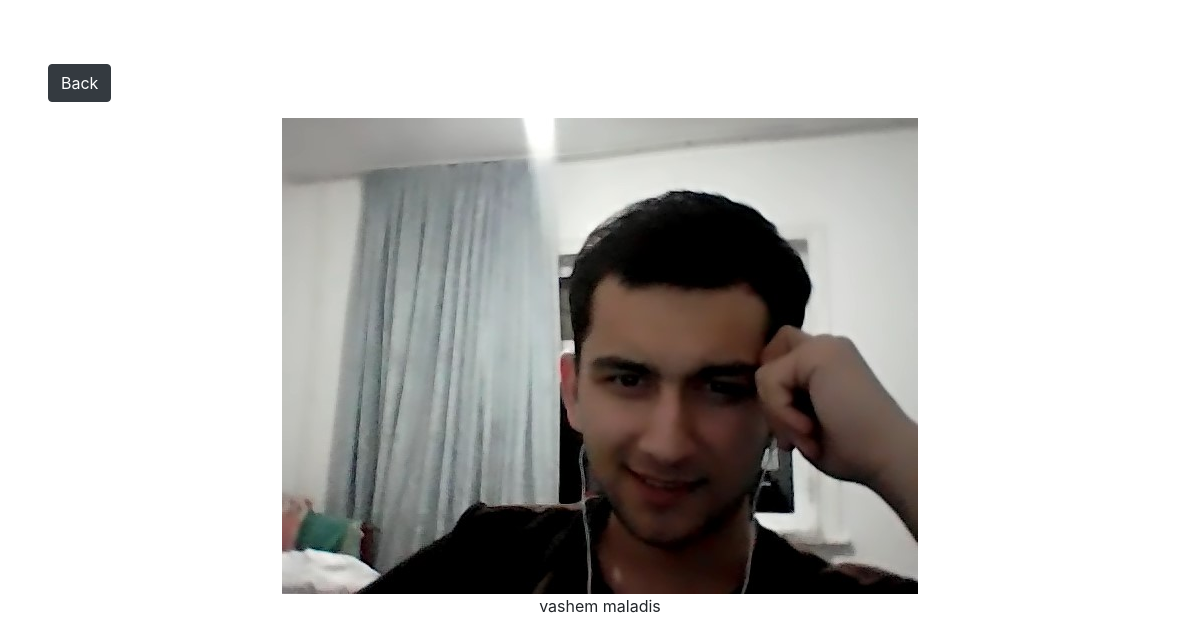
The app's page /photo/5/ with its own data.
### photos/models.py (models this page shows, shortened)
class Photo(models.Model):
    image = models.ImageField(null=False, blank=False) #pip install pilow
    description = models.TextField()
    date_posted = models.DateTimeField(default=timezone.now)
    author = models.ForeignKey(User,on_delete=models.CASCADE,null=True,blank=True)

### photos/views.py (the view)
# urls.py: path('photo/<str:pk>/',views.viewPhoto,name='viewPhoto'),
def viewPhoto(request,pk):
    photos = Photo.objects.get(id = pk)
    return render(request,'photos/photo.html',{'photos':photos})

### photos/templates/photos/photo.html
{% extends 'photos/base.html' %}
{% block content %}
<a href="{% url 'gallery' %}" class="btn btn-dark my-3">Back</a>
<center>
    <div class="container">
        <div class="row justify-content-center">
            <div class="col">
                <div style="height: 90vh;">
                    <img style="max-width: 100%; max-height:100%;" src="{{ photos.image.url }}" alt="Rasm">
                    <p>{{ photos.description }}</p>
                </div>
            </div>
        </div>
    </div>
</center>
{% endblock content %}

### records on screen
Photo: image (picture), description "vashem maladis"
